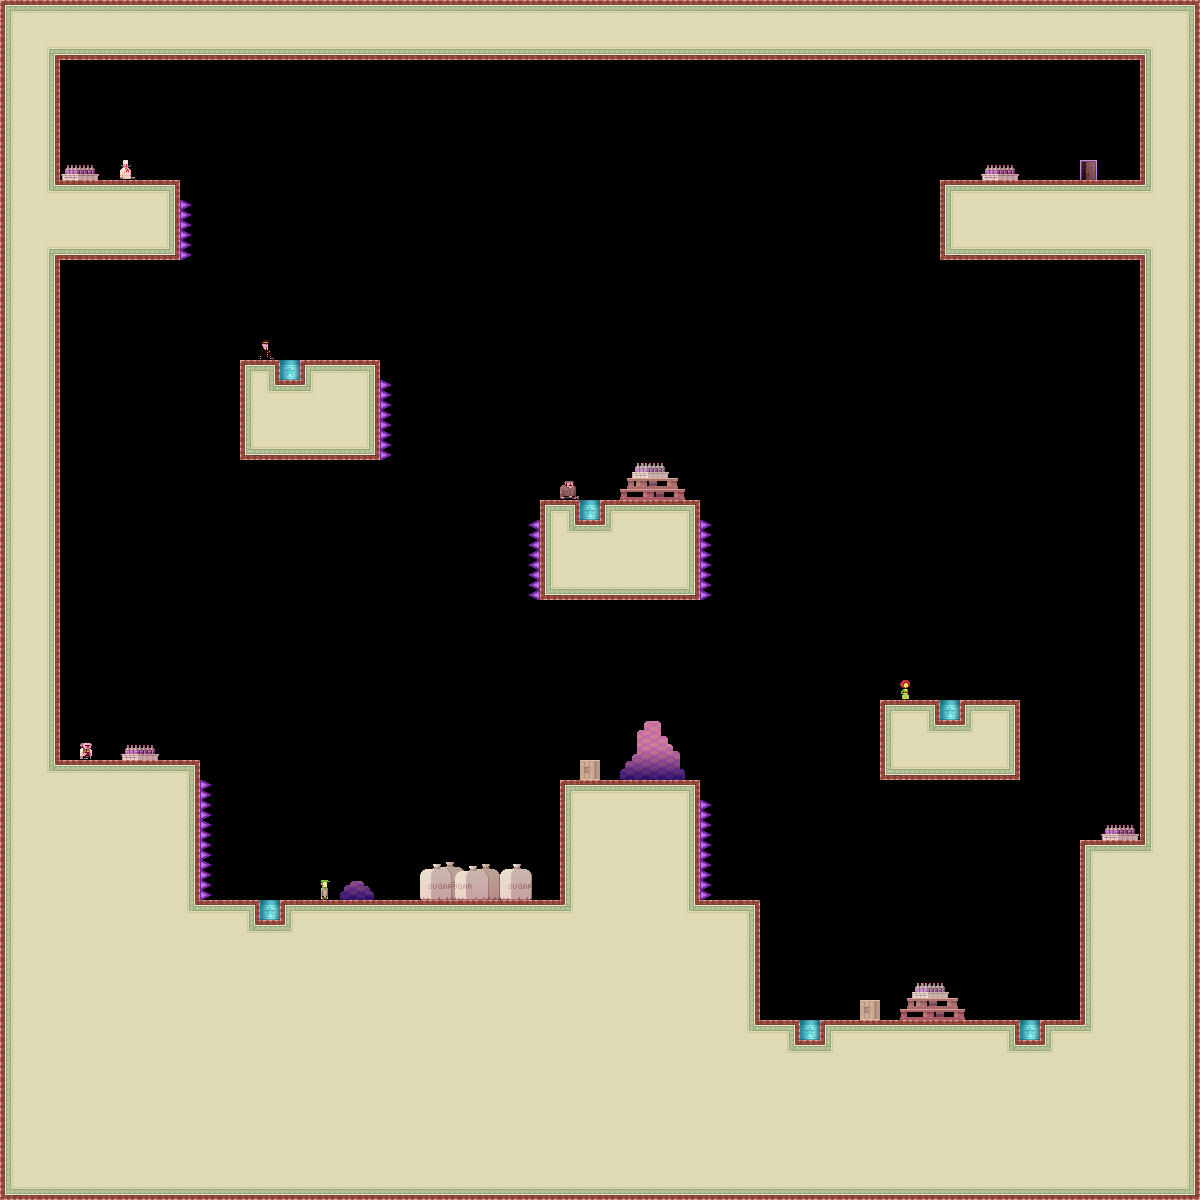

Rendered tile map (Tiled .tmx) drawn with the repository's tilesets; below, a short description and the map source with its tile grids summarised:
An orthogonal 60x60 tile map with 20x20 px tiles, 1 tile layer (bg) and 5 objects.

<map version="1.0" orientation="orthogonal" renderorder="right-down" width="60" height="60" tilewidth="20" tileheight="20" nextobjectid="6">
 <tileset firstgid="1" name="tiles_sydney" tilewidth="20" tileheight="20" tilecount="400">
  <image source="../../../../../SuperLemonadeFactoryPartTwoContent/Lemonade/tiles_sydney.png" width="400" height="400" />
  <terraintypes>
   <terrain name="regularBlocks" tile="-1" />
  </terraintypes>
  <tile id="8" terrain=",,,0" />
  <tile id="9" terrain=",,0,0" />
  <tile id="10" terrain=",,0,0" />
  <tile id="11" terrain=",,0,0" />
  <tile id="12" terrain=",,0,0" />
  <tile id="13" terrain=",,0,0" />
  <tile id="14" terrain=",,0," />
  <tile id="15" terrain="0,0,0," />
  <tile id="16" terrain="0,0,,0" />
  <tile id="28" terrain=",0,,0" />
  <tile id="34" terrain="0,,0," />
  <tile id="35" terrain="0,,0,0" />
  <tile id="36" terrain=",0,0,0" />
  <tile id="48" terrain=",0,,0" />
  <tile id="54" terrain="0,,0," />
  <tile id="68" terrain=",0,,0" />
  <tile id="74" terrain="0,,0," />
  <tile id="88" terrain=",0,,0" />
  <tile id="94" terrain="0,,0," />
  <tile id="108" terrain=",0,,0" />
  <tile id="114" terrain="0,,0," />
  <tile id="128" terrain=",0,," />
  <tile id="129" terrain="0,0,," />
  <tile id="130" terrain="0,0,," />
  <tile id="131" terrain="0,0,," />
  <tile id="132" terrain="0,0,," />
  <tile id="133" terrain="0,0,," />
  <tile id="134" terrain="0,,," />
  <tile id="194" terrain="0,0,0,0" />
  <tile id="356">
   <properties>
    <property name="LargeCrate" value="" />
   </properties>
  </tile>
  <tile id="380">
   <properties>
    <property name="Andre" value="" />
   </properties>
  </tile>
  <tile id="381">
   <properties>
    <property name="Liselot" value="" />
   </properties>
  </tile>
  <tile id="382">
   <properties>
    <property name="Amsterdaam" value="" />
   </properties>
  </tile>
  <tile id="383">
   <properties>
    <property name="Worker" value="" />
   </properties>
  </tile>
  <tile id="384">
   <properties>
    <property name="Inspector" value="" />
   </properties>
  </tile>
  <tile id="385">
   <properties>
    <property name="Chef" value="" />
   </properties>
  </tile>
  <tile id="386">
   <properties>
    <property name="Exit" value="" />
   </properties>
  </tile>
  <tile id="387">
   <properties>
    <property name="Trampoline" value="" />
   </properties>
  </tile>
  <tile id="388">
   <properties>
    <property name="SmallCrate" value="" />
   </properties>
  </tile>
  <tile id="389">
   <properties>
    <property name="SugarBag" value="" />
   </properties>
  </tile>
 </tileset>
 <layer name="bg" width="60" height="60">
  <data>[3600 cells, 1594 non-empty, 82 distinct tile ids]</data>
 </layer>
 <objectgroup name="boxes">
  <object id="1" x="180" y="180">
   <polyline points="40,0 720,0" />
  </object>
  <object id="2" x="420" y="380">
   <polyline points="0,0 0,100 20,120 40,120 60,100 60,0 40,-20 20,-20 0,0" />
  </object>
  <object id="3" x="600" y="660">
   <polyline points="160,-140 160,20 180,40 200,40 220,20 220,-140 200,-160 180,-160 160,-140" />
  </object>
  <object id="4" x="140" y="360">
   <polyline points="0,0 0,200 180,200 180,380" />
  </object>
  <object id="5" x="1040" y="700">
   <polyline points="20,1 20,101 -233,225" />
  </object>
 </objectgroup>
</map>
